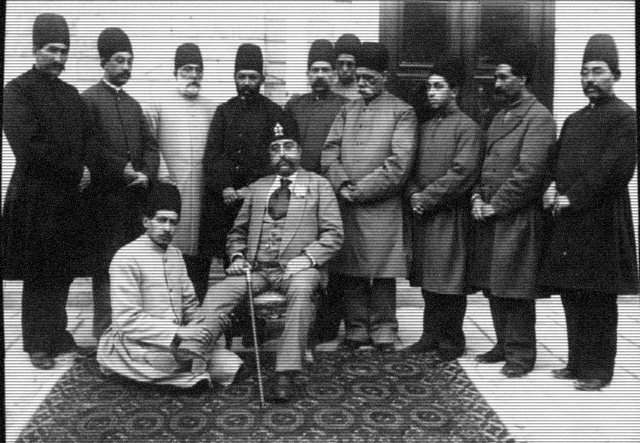
#> input picture HW4/1/P1/nasir_receiving_pachekhari.png, 1280 x 886 px (shown at 1/2 size)
$ python c.py
#> lines starting #> are read from the running program, lines starting #| are printed output that depends on the picture
import numpy as np
import matplotlib.pyplot as plt
import cv2

def img_dft(img, plot=False):
    f = np.fft.fft2(img)
    f_shift = np.fft.fftshift(f)
    f_abs = np.abs(f_shift) + 1
    f_bounded = 20 * np.log10(f_abs)
    f_img = 255 * f_bounded / np.max(f_bounded)
    f_img = f_img.astype(np.uint8)
    if plot:
        plt.imshow(f_img, cmap="gray")
        plt.title("Image spectrum")
        plt.show()
    return f_shift,f_img

def img_idft(f_shift, plot=True):
    f = np.fft.fftshift(f_shift)
    inv_img = np.fft.ifft2(f)
    inv_img = np.abs(inv_img)
    inv_img -= np.min(inv_img)
    inv_img = inv_img / np.max(inv_img) * 255
    inv_img = inv_img.astype(np.uint8)
    if plot:
        plt.imshow(inv_img, cmap="gray")
        plt.title("Inverse image")
        plt.show()
    return inv_img

def gaussian_kernel(dimension_x, dimension_y, sigma_x, sigma_y):
    x = cv2.getGaussianKernel(dimension_x, sigma_x)
    y = cv2.getGaussianKernel(dimension_y, sigma_y)
    kernel = x.dot(y.T)
    kernel = (kernel - kernel.min()) / (kernel.max() - kernel.min())
    return kernel

if __name__ == "__main__":
    img = cv2.imread("P1/nasir_receiving_pachekhari.png")
#> img is the input picture: shape (886, 1280, 3); min 0, max 255, mean 97.9
    img = cv2.cvtColor(img, cv2.COLOR_BGR2GRAY)
#> img: shape (886, 1280)
    plt.imshow(img, cmap="gray")
    plt.show()
    f_shift, f_img = img_dft(img, plot=True)
#> in img_dft, `f_bounded = 20 * np.log10(f_abs)`:
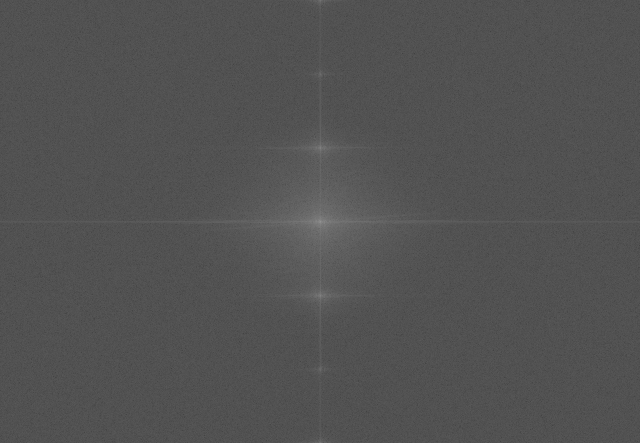
#> f_bounded: shape (886, 1280) float64 (shown at 1/2 size); min 28.82, max 160.9, mean 82.6
#> in img_dft, `f_img = 255 * f_bounded / np.max(f_bounded)`:
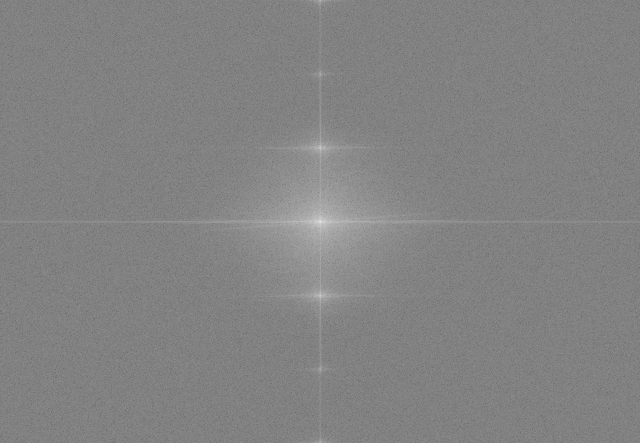
#> f_img: shape (886, 1280) float64 (shown at 1/2 size); min 45.68, max 255, mean 131
    h = gaussian_kernel(f_shift.shape[0], f_shift.shape[1], 50, 400)
    h = (h - h.min()) / (h.max() - h.min())
    plt.imshow(h, cmap="gray")
    plt.show()
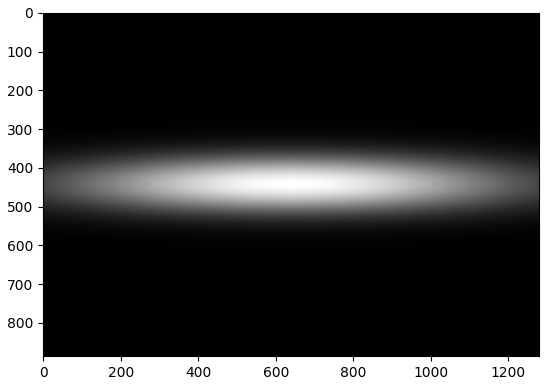
#> figure drawn by matplotlib, 1 panel

    f_filtered = h * f_shift
    img_idft(f_filtered)
#> in img_idft, `inv_img = np.abs(inv_img)`:
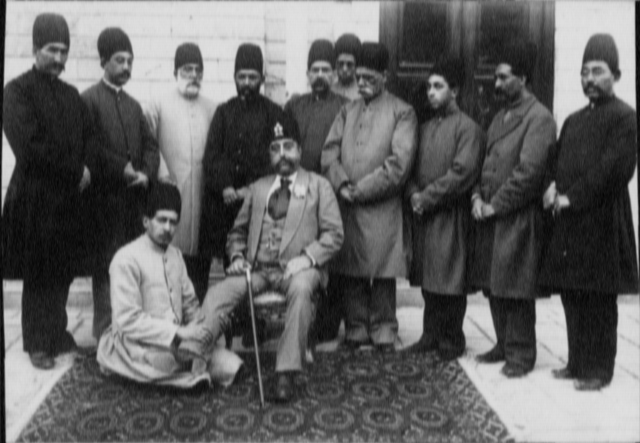
#> inv_img: shape (886, 1280) float64 (shown at 1/2 size); min 2.65, max 225.9, mean 97.9
#> in img_idft, `inv_img = inv_img / np.max(inv_img) * 255`:
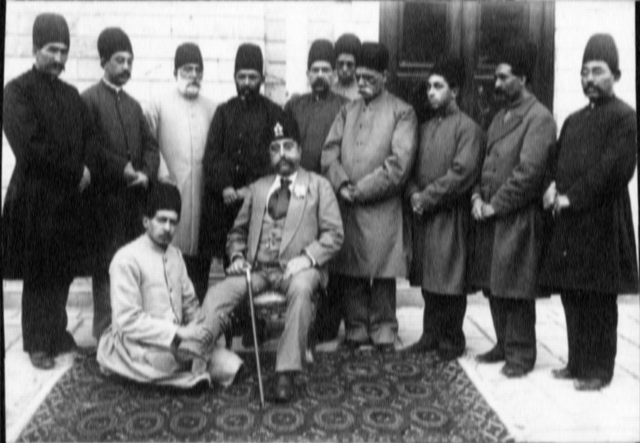
#> inv_img: shape (886, 1280) float64 (shown at 1/2 size); min 0, max 255, mean 108.7

$ run again, with HW4/1/P1/nasir_and_dentist.png copied over HW4/1/P1/nasir_receiving_pachekhari.png
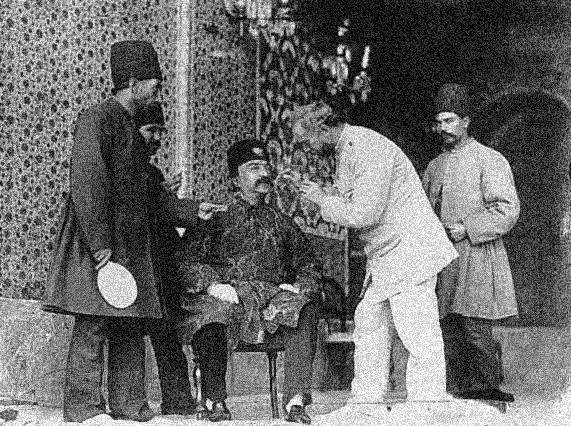
#> input picture HW4/1/P1/nasir_and_dentist.png, 571 x 426 px
#> img is the input picture: shape (426, 571, 3); min 0, max 255, mean 105.7
#> img: shape (426, 571)
#> `plt.show()`:
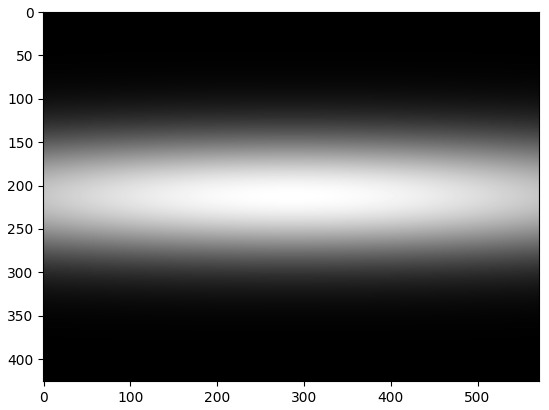
#> figure drawn by matplotlib, 1 panel
#> in img_idft, `inv_img = np.abs(inv_img)`:
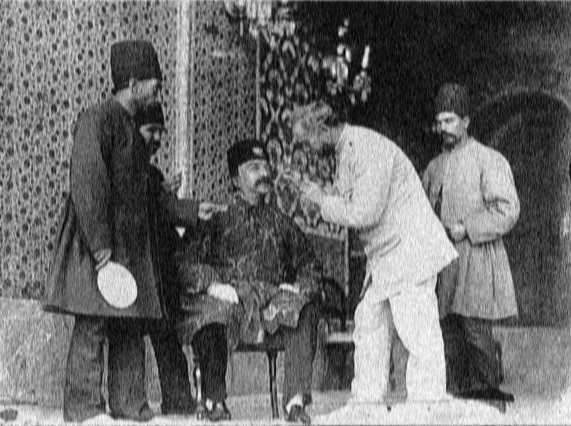
#> inv_img: shape (426, 571) float64; min 1.82, max 251.7, mean 105.7

$ run again, with HW4/1/P1/nasir_and_wives.png copied over HW4/1/P1/nasir_receiving_pachekhari.png
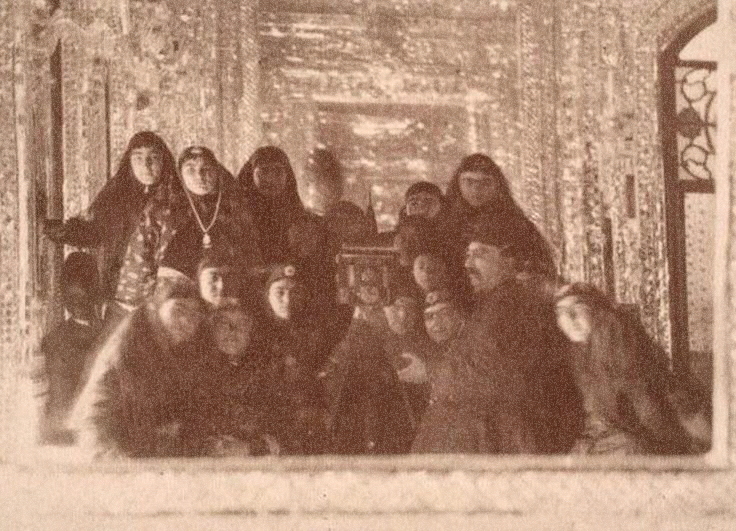
#> input picture HW4/1/P1/nasir_and_wives.png, 736 x 531 px
#> img is the input picture: shape (531, 736, 3); mean B, G, R 112.9, 134.4, 170.4
#> img: shape (531, 736)
#> `plt.show()`:
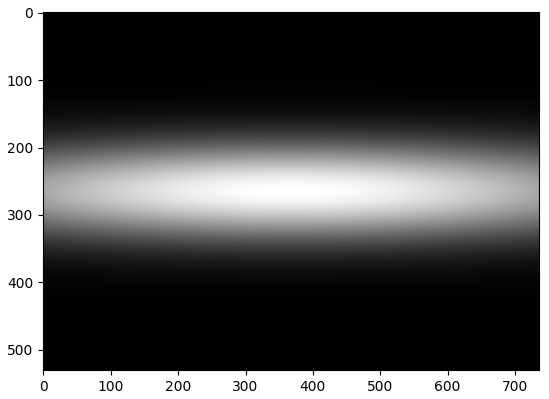
#> figure drawn by matplotlib, 1 panel
#> in img_idft, `inv_img = inv_img / np.max(inv_img) * 255`:
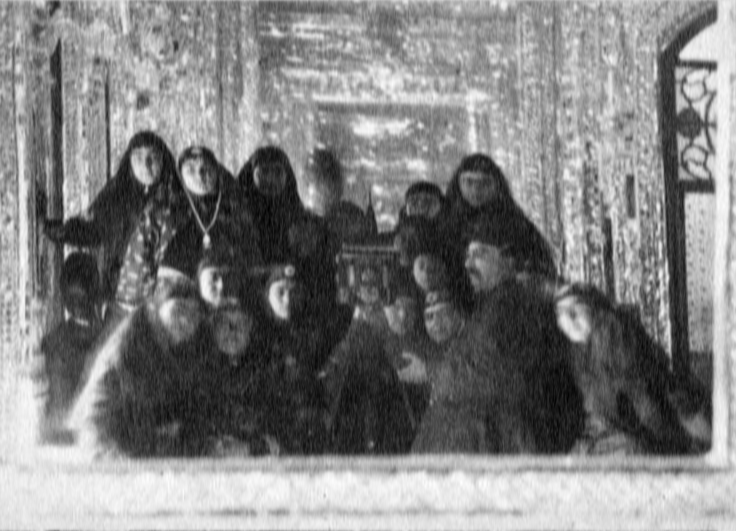
#> inv_img: shape (531, 736) float64; min 0, max 255, mean 127.6

$ run again, with HW4/1/P1/nasir_smoking_hookah.png copied over HW4/1/P1/nasir_receiving_pachekhari.png
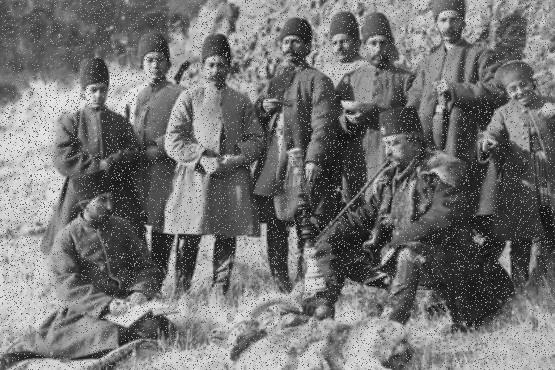
#> input picture HW4/1/P1/nasir_smoking_hookah.png, 555 x 370 px
#> img is the input picture: shape (370, 555, 3); min 0, max 255, mean 116.4
#> img: shape (370, 555)
#> `plt.show()`:
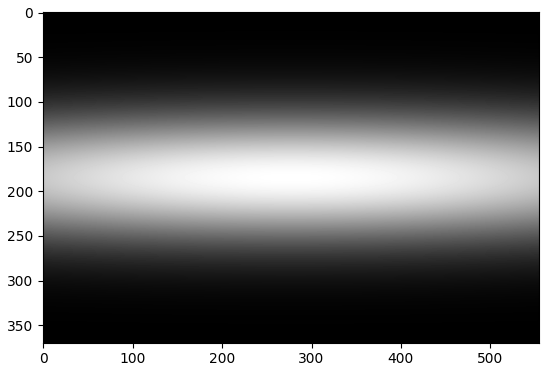
#> figure drawn by matplotlib, 1 panel
#> in img_idft, `inv_img = np.abs(inv_img)`:
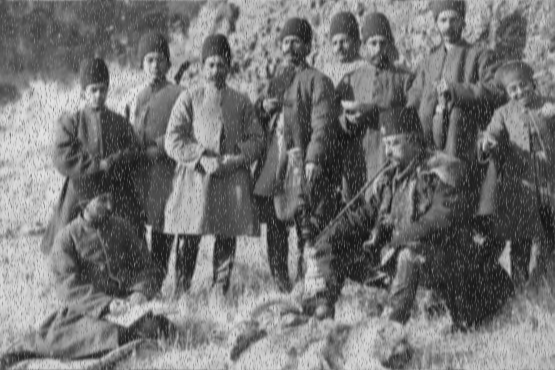
#> inv_img: shape (370, 555) float64; min 17.17, max 231.3, mean 116.4
